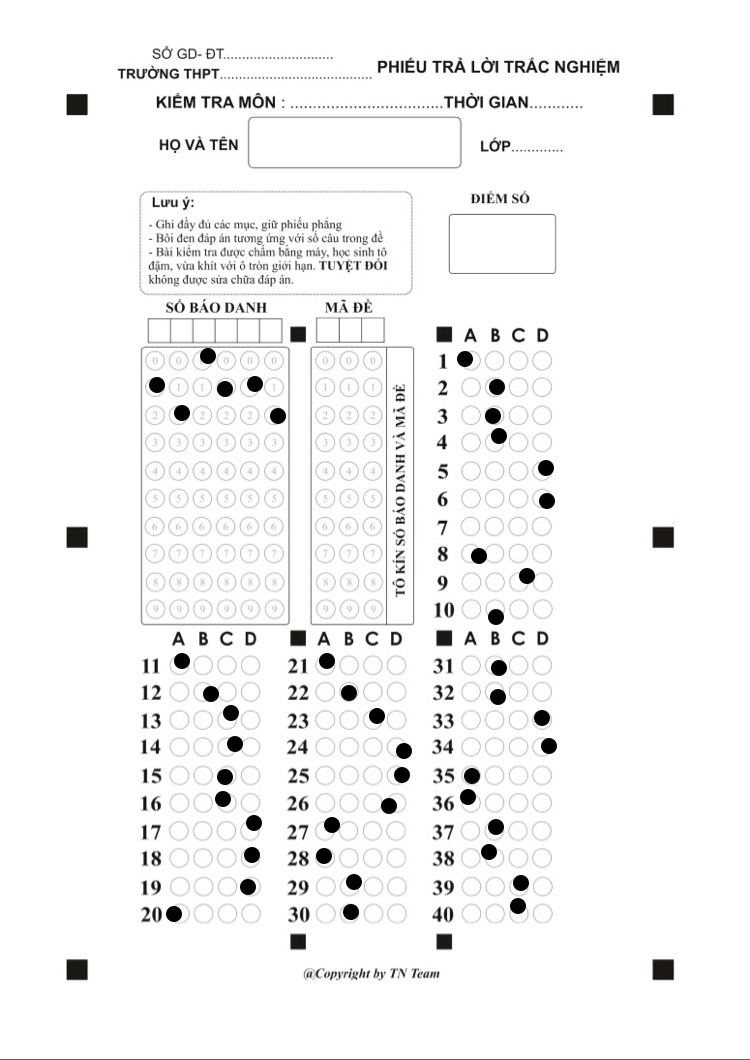
#> input picture WebAppChamThiOl20102022/WebAppChamThiOl/Book_crawling/Img/01.png, 750 x 1060 px; its folder holds only this picture in this run
$ python main.py
#> lines starting #> are read from the running program, lines starting #| are printed output that depends on the picture
import cv2 as cv
import json
import glob

from my_func import *

width, height = 700, 900

img_files = glob.glob('Img/*.png')
list_converted_img = []
for img_file in img_files:
    img = cv.imread(img_file)
#> img is the input picture: shape (1060, 750, 3); mean B, G, R 244.5, 244.5, 244.5
    img = cv.resize(img, (width, height))
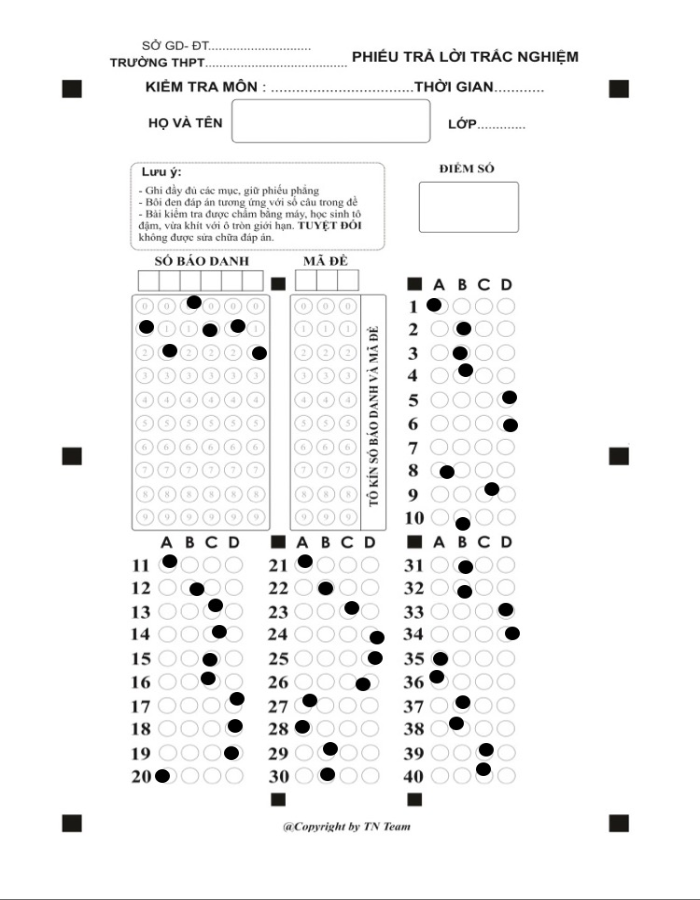
#> img: shape (900, 700, 3); mean B, G, R 244.4, 244.4, 244.5
#> (the run stopped early here; a loop or call above may not have finished)

$ run again, on WebAppChamThiOl20102022/WebAppChamThiOl/Book_crawling/Img/02.png
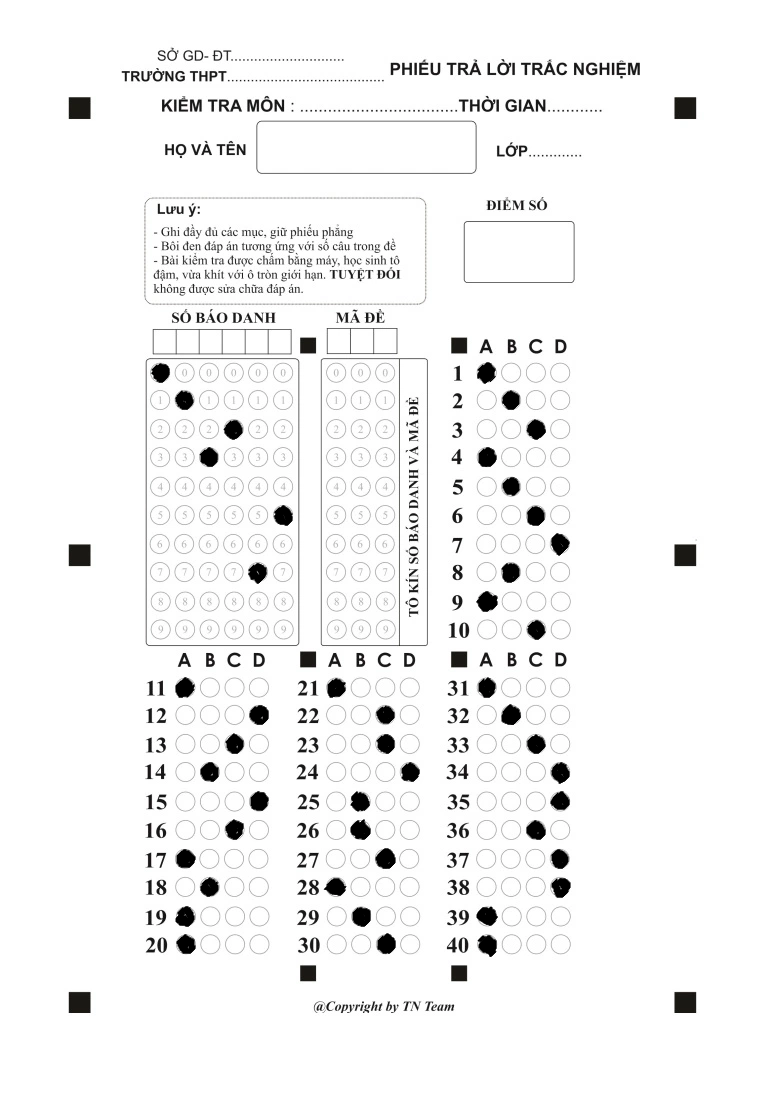
#> input picture WebAppChamThiOl20102022/WebAppChamThiOl/Book_crawling/Img/02.png, 775 x 1095 px
#> img is the input picture: shape (1095, 775, 3); mean B, G, R 244, 244, 244
#> `img = cv.resize(img, (width, height))`:
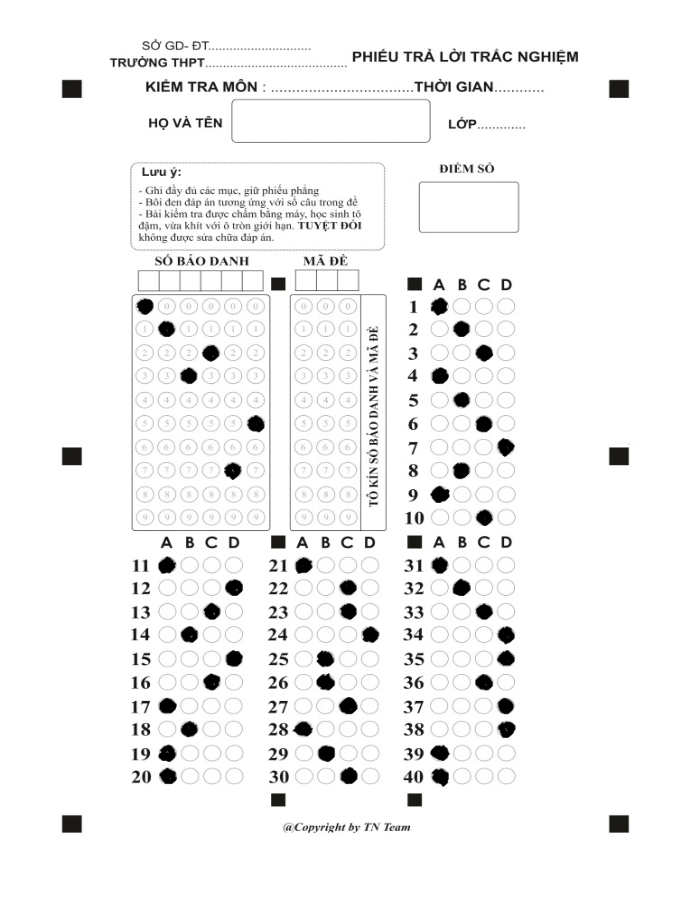
#> img: shape (900, 700, 3); mean B, G, R 244, 244, 244

$ run again, on WebAppChamThiOl20102022/WebAppChamThiOl/Book_crawling/Img/03.png
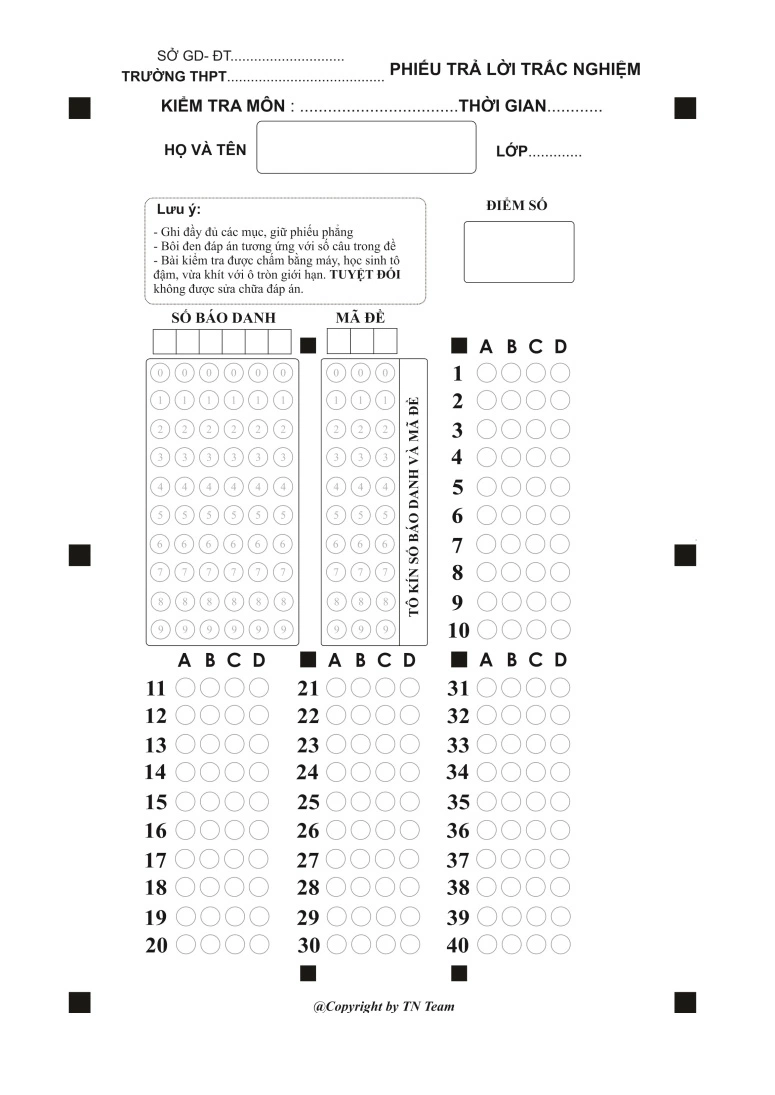
#> input picture WebAppChamThiOl20102022/WebAppChamThiOl/Book_crawling/Img/03.png, 775 x 1095 px
#> img is the input picture: shape (1095, 775, 3); mean B, G, R 247.6, 247.7, 247.7
#> `img = cv.resize(img, (width, height))`:
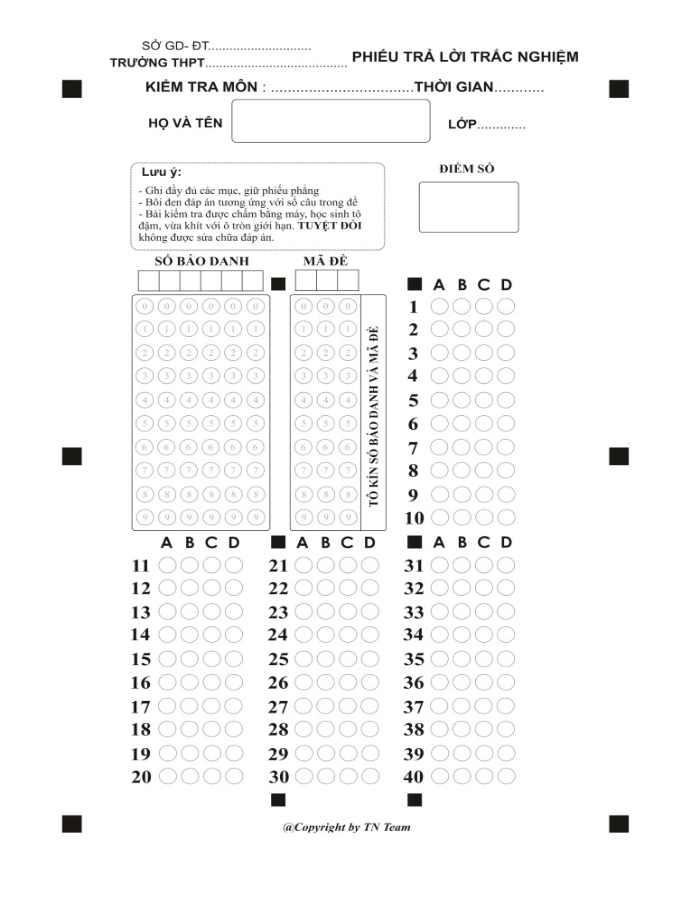
#> img: shape (900, 700, 3); mean B, G, R 247.6, 247.6, 247.7
